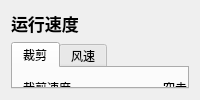
   <widget class="QWidget" name="page_2">
    <layout class="QVBoxLayout" name="verticalLayout_3">
     <item>
      <layout class="QVBoxLayout" name="verticalLayout_2">
       <item>
        <widget class="QLabel" name="lableSpeed">
         <property name="font">
          <font>
           <family>Microsoft YaHei UI</family>
           <pointsize>13</pointsize>
           <weight>75</weight>
           <bold>true</bold>
          </font>
         </property>
         <property name="text">
          <string>运行速度</string>
         </property>
        </widget>
       </item>
       <item>
        <widget class="QTabWidget" name="tabWidgetSpeed">
         <property name="currentIndex">
          <number>0</number>
         </property>
         <widget class="QWidget" name="tabSpeedCutting">
          <attribute name="title">
           <string>裁剪</string>
          </attribute>
          <widget class="QGroupBox" name="groupBox_9">
           <property name="geometry">
            <rect>
             <x>10</x>
             <y>10</y>
             <width>131</width>
             <height>101</height>
            </rect>
           </property>
           <property name="title">
            <string>裁剪速度</string>
           </property>
          </widget>
          <widget class="QGroupBox" name="groupBox_10">
           <property name="geometry">
            <rect>
             <x>10</x>
             <y>120</y>
             <width>131</width>
             <height>101</height>
            </rect>
           </property>
           <property name="title">
            <string>裁剪加速度</string>
           </property>
          </widget>
          <widget class="QGroupBox" name="groupBox_11">
           <property name="geometry">
            <rect>
             <x>150</x>
             <y>10</y>
             <width>131</width>
             <height>101</height>
            </rect>
           </property>
           <property name="title">
            <string>空走速度</string>
           </property>
          </widget>
          <widget class="QGroupBox" name="groupBox_12">
           <property name="geometry">
            <rect>
             <x>150</x>
             <y>120</y>
             <width>131</width>
             <height>101</height>
            </rect>
           </property>
           <property name="title">
            <string>空走加速度</string>
           </property>
          </widget>
          <widget class="QGroupBox" name="groupBox_13">
           <property name="geometry">
            <rect>
             <x>290</x>
             <y>10</y>
             <width>131</width>
             <height>101</height>
            </rect>
           </property>
           <property name="title">
            <string>台面移动速度</string>
           </property>
          </widget>
          <widget class="QGroupBox" name="groupBox_14">
           <property name="geometry">
            <rect>
             <x>290</x>
             <y>120</y>
             <width>131</width>
             <height>101</height>
            </rect>
           </property>
           <property name="title">
            <string>下刀速度</string>
           </property>
          </widget>
         </widget>
         <widget class="QWidget" name="tabSpeedFan">
          <attribute name="title">
           <string>风速</string>
          </attribute>
         </widget>
        </widget>
       </item>
      </layout>
     </item>
    </layout>
   </widget>
